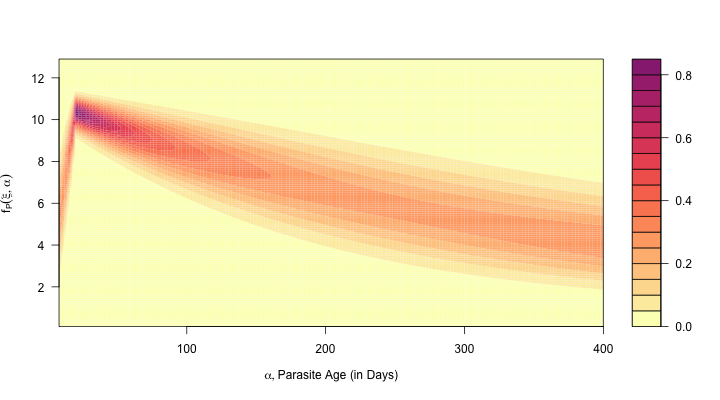

Write R code to recreate this figure.
## -------------------------------------------------------------------------------------------------
library(ramp.falciparum)
library(viridisLite)
library(knitr)


## -------------------------------------------------------------------------------------------------
alpha2PD = function(r=1/200, tau=0, Tmax=5*365, dt=1){
  alpha = seq(8, 400, by=2) 
  Bmesh = seq(0.1, 12.9, by=0.1)
  mesh = outer(Bmesh, alpha)*0
  for(j in 1:length(alpha)){
    pd = d_alpha2density(Bmesh, alpha[j], r, parD) 
    mesh[,j] = pd
  }
  mesh 
  list(pd=t(mesh), x=alpha, y=Bmesh)
}


## -------------------------------------------------------------------------------------------------
pdObj = alpha2PD()


## -------------------------------------------------------------------------------------------------
nclrs = 29 
clrs = rev(magma(nclrs))

with(pdObj, filled.contour(x, y, pd, 
                           xlab = expression(list(alpha, "Parasite Age (in Days)")), 
                           ylab = expression(f[P](xi, alpha)), 
                           xaxt = "n", 
                           yaxt = "n", 
                           nlevels=nclrs, 
                           col = clrs))



## ----Fig5, eval=FALSE-----------------------------------------------------------------------------
## print("Making Figure 5")
## purl("Figure5.Rmd", "Figure5.R")
## png("Figure5.png", height= 400, width = 720)
## source("Figure5.R")
## invisible(dev.off(dev.cur()))

